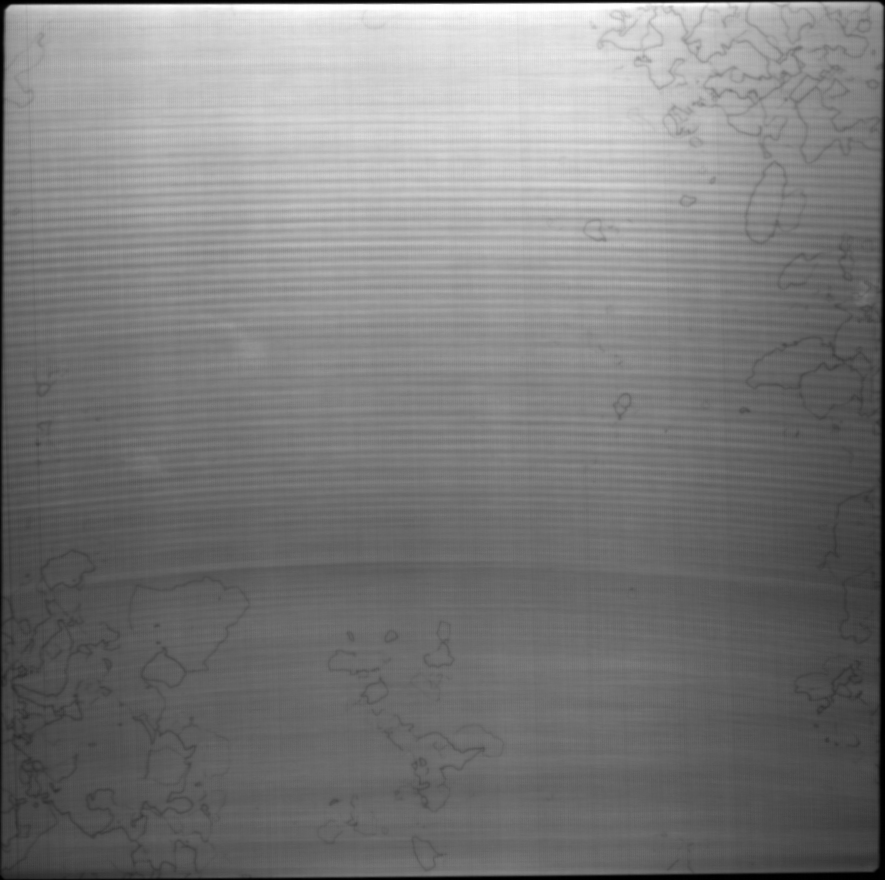
//> input picture 叠加_滑块_插值_光照不均/3.png, 885 x 880 px
$ ./main   (built with g++ and OpenCV 4)
//> lines starting //> are read from the running program, lines starting //| are printed output that depends on the picture
//> further down, src is the input picture: 880 rows x 885 cols, CV_8UC1; min 0, max 255, mean 123.7
#include<opencv2/opencv.hpp>
#include<iostream>

using namespace cv;
using namespace std;

void un_light(Mat &input, int blockSize)
{
//> called with blockSize = 256
	if (input.channels() == 3) cvtColor(input, input, CV_BGR2GRAY);

	double average = mean(input)[0];//表示第一个通道的均值
//> average = 123.7

									//每一块的尺寸大小
	int row_new = ceil(double(input.rows) / double(blockSize)); // ceil()向上取整函数,ceil()是向正无穷大舍入，ceil(-10.5) == -10  ceil(10.5) == 11
//> row_new = 4
	int col_new = ceil(double(input.cols) / double(blockSize));
//> col_new = 4

	Mat blockImage;
	blockImage = Mat::zeros(row_new, col_new, CV_32FC1);

	//分块操作
	for (int i = 0; i < row_new; i++)
	{
		for (int j = 0; j < col_new; j++)
		{
			//每一块沿着原图进行“移动”，将块内元素均值赋予对应的锚点处
			int rowmin = i*blockSize;
			int rowmax = (i + 1)*blockSize;
			if (rowmax > input.rows)rowmax = input.rows;
			int colmin = j*blockSize;
			int colmax = (j + 1)*blockSize;
			if (colmax > input.cols) colmax = input.cols;

			Mat imageRoi = input(Range(rowmin, rowmax), Range(colmin, colmax));

			double tem_aver = mean(imageRoi)[0];
			blockImage.at<float>(i, j) = tem_aver;

		}
	}
//> after the loop, blockImage = [[163.3, 197.8, 185.5, 125.9], [111.5, 134.4, 126.9, 85.4], [84.2, 104.7, 102.7, 69.59], [77.66, 100, 92.36, 62.57]]

	blockImage = blockImage - average;
//> blockImage = [[39.6, 74.12, 61.82, 2.19], [-12.2, 10.66, 3.21, -38.29], [-39.5, -19.04, -21.03, -54.11], [-46.03, -23.66, -31.33, -61.12]]
	Mat blockImage2;
	resize(blockImage, blockImage2, input.size(), 0, 0, INTER_CUBIC);
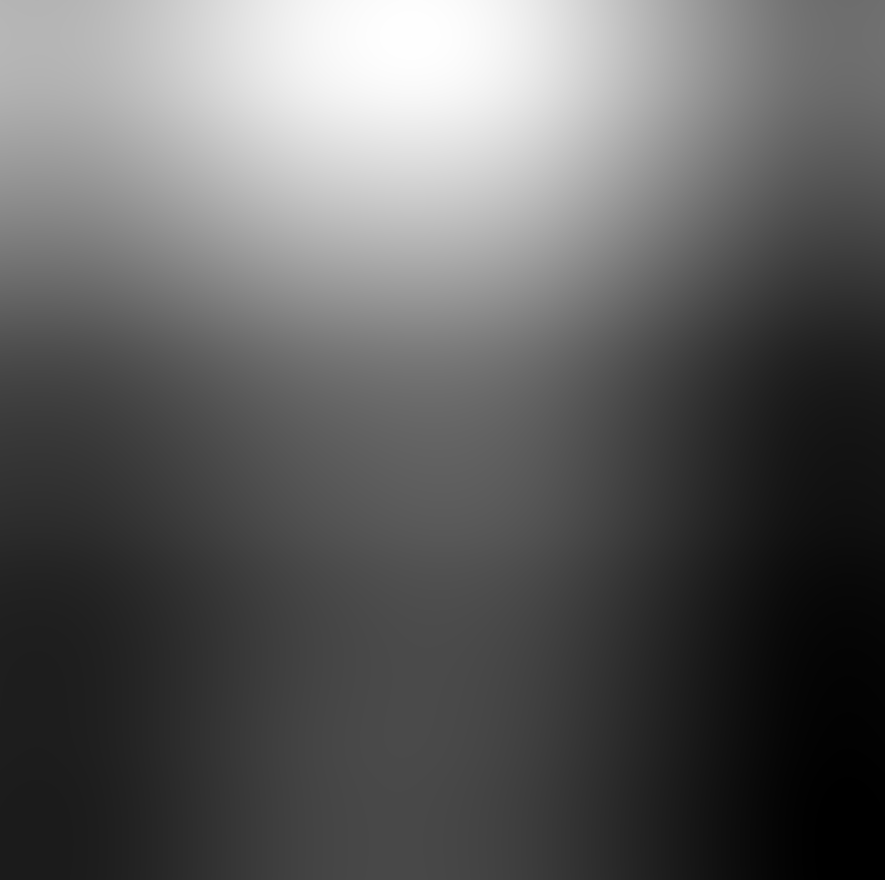
//> blockImage2: 880 rows x 885 cols, CV_32FC1; min -65.16, max 84.55, mean -9.6; drawn with min black and max white

	Mat input2;
	input.convertTo(input2, CV_32FC1);
	Mat dst = input2 - blockImage2;
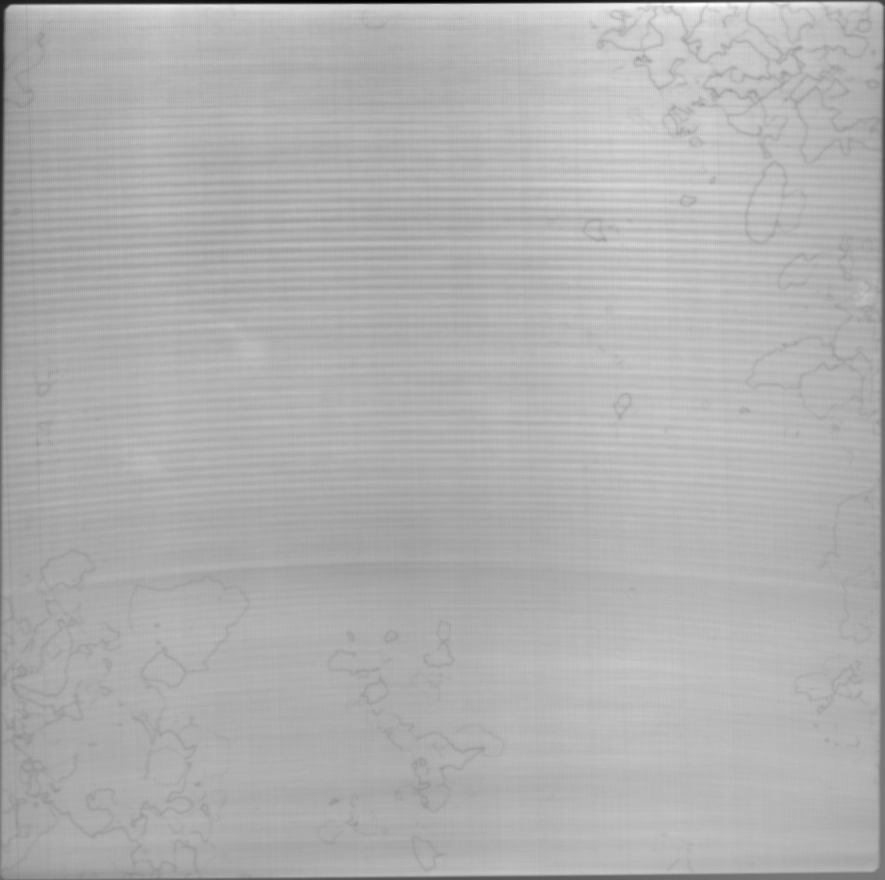
//> dst: 880 rows x 885 cols, CV_32FC1; min -80.46, max 228.2, mean 133.3; drawn with min black and max white
	dst.convertTo(input, CV_8UC1);
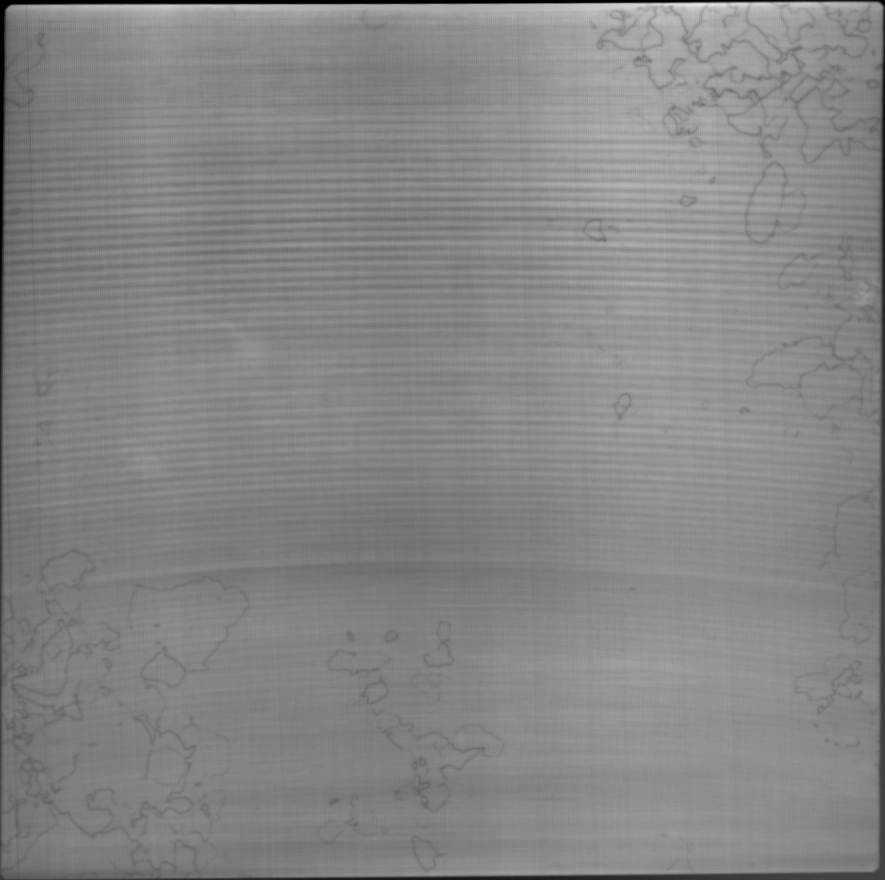
//> input: 880 rows x 885 cols, CV_8UC1; min 0, max 228, mean 133.4
	namedWindow("dst", CV_WINDOW_AUTOSIZE);
	imshow("dst", dst);

}

// [86 lines left out: function move_deal, not called in this run]

int main()
{

	Mat src = imread("3.png", 0);
	if (!src.data)
	{
		cout << "imread is fail!";
		return -1;
	}

	imshow("src", src);

	//move_deal(src);
	un_light(src, 256);

	return 0;
}
